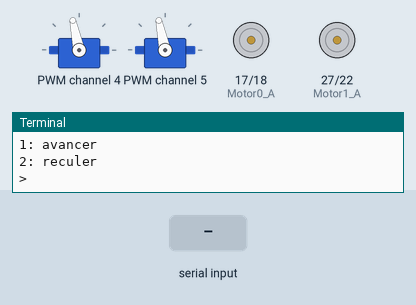
Recording of a program running on a simulated Raspberry Pi (BCM pin numbers). Shown: 2 × servo, motor-driver pin pairs drawn as motors (green arrow = first pin HIGH = forward, orange = second pin HIGH = backward, longer = more drive), the last lines printed to the terminal. The inputs (shaded band) are chosen by the test bench. System figures (address, load, memory, disk, uptime) are fixed made-up values; servo angles are drawn from the pulse width (0.5 ms = 0°, 2.5 ms = 180°); library files of the repository ran but are not shown: PCA9685.py. At 5.8 s the program stops and its outputs stay as they are.

Above: at 1.2 s.
1.3 s: "1" typed at the terminal, then Enter
At 2.5 s:
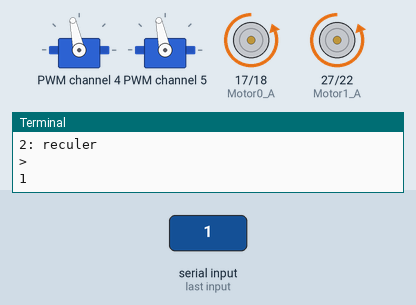
2.8 s: "2" typed at the terminal, then Enter
At 3.8 s:
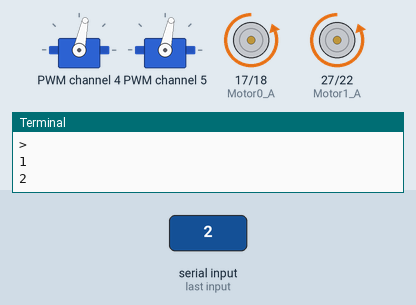
4.3 s: "5" typed at the terminal, then Enter
At 4.9 s:
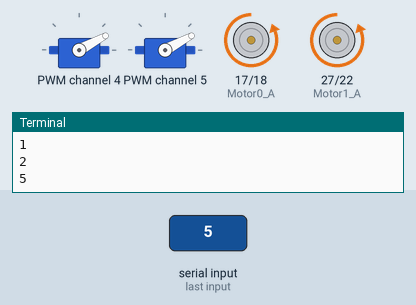
5.8 s: "stop" typed at the terminal, then Enter
At 7.0 s:
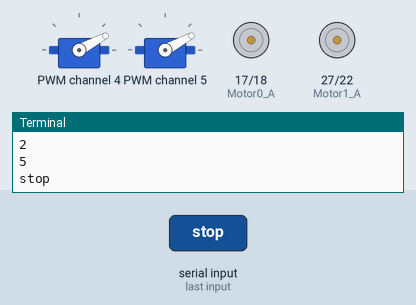
Timing chart, 0 to 7.3 s (numbered marks = the images above; inputs shaded):
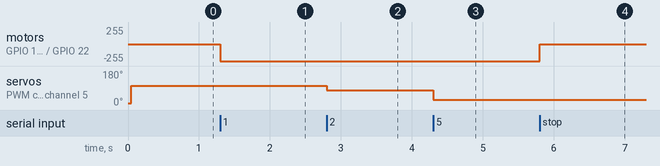

Measured:
- after the input at 1.3 s, motor on GPIO 17 (Motor0_A) / GPIO 18 (Motor0_B), motor on GPIO 27 (Motor1_A) / GPIO 22 (Motor1_B): stopped → backward 255/255 at once
- after the input at 2.8 s, servo on PWM channel 4, servo on PWM channel 5: 102° → 78° at once
- after the input at 4.3 s, servo on PWM channel 4, servo on PWM channel 5: 78° → 28° at once
- after the input at 5.8 s, motor on GPIO 17 (Motor0_A) / GPIO 18 (Motor0_B), motor on GPIO 27 (Motor1_A) / GPIO 22 (Motor1_B): backward 255/255 → stopped at once

The program:

DCmotor.py
```python
#!/usr/bin/env python3
#coding: utf-8

import RPi.GPIO as g
import time
import PCA9685 as p
class DCmotor:
    def __init__(self):
        # ===========================================================================
        # Raspberry Pi pin11, 12, 13 and 15 to realize the clockwise/counterclockwise
        # rotation and forward and backward movements
        # ===========================================================================
        self.Motor0_A = 17  # pin11
        self.Motor0_B = 18  # pin12
        self.Motor1_A = 27  # pin13
        self.Motor1_B = 22  # pin15
        # ===========================================================================
        # Set channel 4 and 5 of the DC motor driver IC to generate PWM, thus
        # controlling the speed of the car
        # ===========================================================================
        self.EN_M0    = 4  # servo driver IC CH4
        self.EN_M1    = 5  # servo driver IC CH5
        self.pins = [self.Motor0_A, self.Motor0_B, self.Motor1_A, self.Motor1_B]

        #test

        self.backward1 = 'False'
        self.backward0 = 'False'
        self.pwm = p.PWM()                  # Initialize the servo controller.

        self.pwm.frequency = 60
        self.forward0 = 'True'
        self.forward1 = 'True'
        g.setwarnings(False)
        g.setmode(g.BCM)        # Number g. by its physical location
        if self.forward0 == 'True':
            self.backward0 = 'False'
        elif self.forward0 == 'False':
            self.backward0 = 'True'
        if self.forward1 == 'True':
            self.backward1 = 'False'
        elif self.forward1 == 'False':
            self.backward1 = 'True'
        for pin in self.pins:
            g.setup(pin, g.OUT)

    def setSpeed(self, speed):
        speed *= 40
        #print ('speed is: ', speed)
        self.pwm.write(self.EN_M0, 0, speed)
        self.pwm.write(self.EN_M1, 0, speed)


    def motor0(self, x):
        if x == 'True':
            g.output(self.Motor0_A, g.LOW)
            g.output(self.Motor0_B, g.HIGH)
        elif x == 'False':
            g.output(self.Motor0_A, g.HIGH)
            g.output(self.Motor0_B, g.LOW)
        else:
            print('Config Error')

    def motor1(self, x):
        if x == 'True':
            g.output(self.Motor1_A, g.LOW)
            g.output(self.Motor1_B, g.HIGH)
        elif x == 'False':
            g.output(self.Motor1_A, g.HIGH)
            g.output(self.Motor1_B, g.LOW)

    def forward(self):
        self.motor0(self.forward0)
        self.motor1(self.forward1)

    def backward(self):
        self.motor0(self.backward0)
        self.motor1(self.backward1)

    def forwardWithSpeed(self, spd=50):
        self.setSpeed(spd)
        self.motor0(self.forward0)
        self.motor1(self.forward1)

    def backwardWithSpeed(self, spd=50):
        self.setSpeed(spd)
        self.motor0(self.backward0)
        self.motor1(self.backward1)

    def stop(self):
        for pin in self.pins:
            g.output(pin, g.LOW)

    def ctrl(self, status, direction=1):
        if status == 1:   # Run
            if direction == 1:     # Forward
                self.forward()
            elif direction == -1:  # Backward
                self.backward()
            else:
                print('Argument error! direction must be 1 or -1.')
        elif status == 0: # Stop
            self.stop()
        else:
            print('Argument error! status must be 0 or 1.')

    def test():
        while True:
            self.setup()
            self.ctrl(1)
            time.sleep(3)
            self.setSpeed(10)
            time.sleep(3)
            self.setSpeed(100)
            time.sleep(3)
            self.ctrl(0)
if __name__ == "__main__":
    try:
        dc = DCmotor()
        dc.setSpeed(10)
        print("1: avancer\n2: reculer")
        choice = input("> ")
        if choice not in ["1", "2"]:
            print("Invalid choice")
            exit
        elif choice == "1":
            dc.forward()
        else:
            dc.backward()
        while True:
            stop = input()
            if stop == "stop":
                dc.stop()
                break
                exit
            else:
                dc.setSpeed(int(stop))
    finally:                # this block will run no matter how the try block exits
        exit                # clean up after yourself
```
